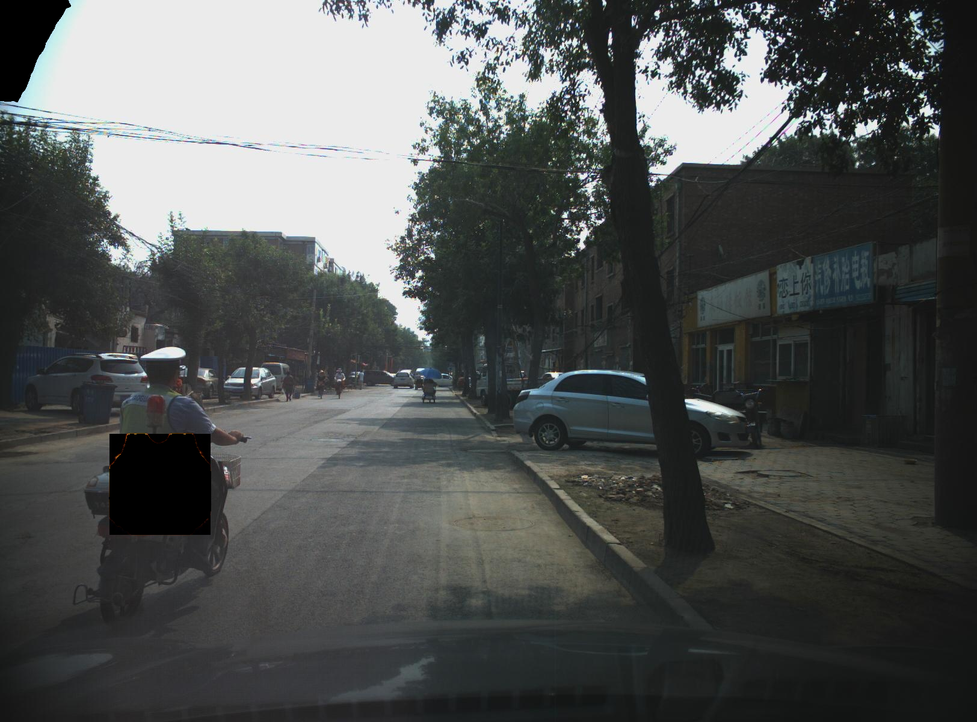
#> input picture pad_res1499563559079.png, 977 x 722 px, shrunk from 1624 x 1200 before the run
$ python -i spatial_heterogeneity.py   (imports and definitions only)
#> lines starting #> are read from the running program, lines starting #| are printed output that depends on the picture
#> in clean_up_image, im is the input picture: shape (722, 977, 3); mean B, G, R 82.4, 83.2, 80.4
import cv2
import numpy as np
import os
import matplotlib.pyplot as plt

def recompress_diff(imorig, checkDisplacements):
#> called with checkDisplacements = 0
    minQ = 51
    maxQ = 100
    stepQ = 1

    if checkDisplacements == 1:
        maxDisp = 7
    else:
        maxDisp = 0

    mins = []
    Output = []

    smoothing_b = 17
    Offset = (smoothing_b - 1) // 2

    # print(imorig.shape)
    height, width, _ = imorig.shape
#> height = 722; width = 977
    print("height , width", height, width)
#| height , width 722 977

    dispImages = []

    for ii in range(minQ, maxQ + 1, stepQ):
        cv2.imwrite('tmpResave.jpg', imorig, [int(cv2.IMWRITE_JPEG_QUALITY), ii])
        tmpResave = cv2.imread('tmpResave.jpg').astype(float)
        Deltas = []
        overallDelta = []

        for dispx in range(maxDisp + 1):
            for dispy in range(maxDisp + 1):
                DisplacementIndex = dispx * 8 + dispy + 1
                tmpResave_disp = tmpResave[dispx:, dispy:, :]
                imorig_disp = imorig[:height-dispx, :width-dispy, :].astype(float)
                # print('imorig_disp.shape', imorig_disp.shape)
                # print('tmpResave_disp.shape', tmpResave_disp.shape)
                Comparison = np.square(imorig_disp - tmpResave_disp)

                h = np.ones((smoothing_b, smoothing_b)) / smoothing_b**2
                Comparison = cv2.filter2D(Comparison, -1, h)

                Comparison = Comparison[Offset:-Offset, Offset:-Offset, :]
                Deltas.append(np.mean(Comparison, axis=2))
                overallDelta.append(np.mean(Deltas[DisplacementIndex - 1]))
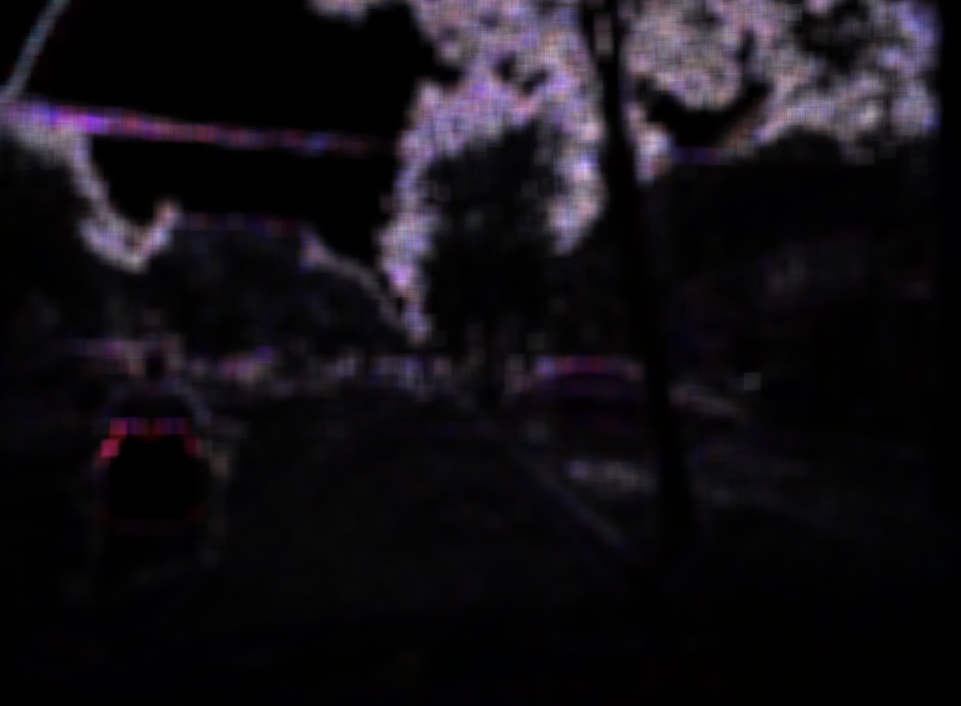
#> Comparison: shape (706, 961, 3) float64; mean B, G, R 34.2, 26.1, 31; drawn with min black and max white
#> after the loop, Deltas = 1 item; overallDelta = [30.42]

        minOverallDelta, minInd = min(overallDelta), np.argmin(overallDelta)
#> minOverallDelta = 30.42; minInd = 0
        mins.append(minInd)
        Output.append(minOverallDelta)
        delta = Deltas[minInd]
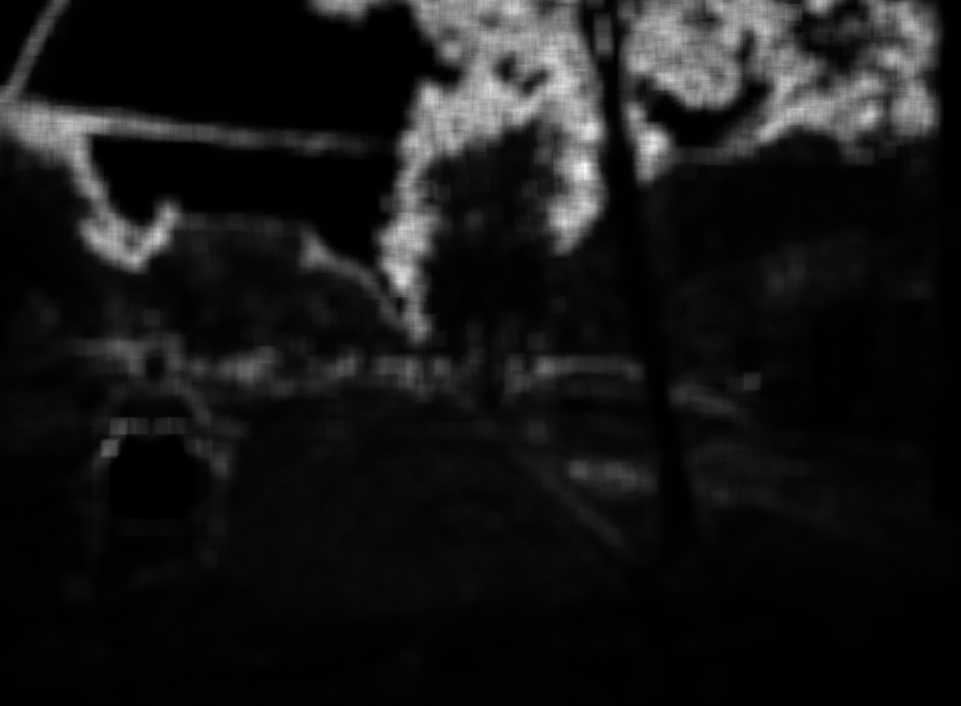
#> delta: shape (706, 961) float64; min -3.05e-14, max 335.1, mean 30.4; drawn with min black and max white
        delta = (delta - np.min(delta)) / (np.max(delta) - np.min(delta) + 5e-12)

        dispImages.append(cv2.resize(delta.astype(np.float32), (delta.shape[1] // 4, delta.shape[0] // 4), interpolation=cv2.INTER_LINEAR))

    OutputY = Output
#> OutputY = 50 values, max 30.42 at index 0, min 1.43 at index 49, mean 16.07
    OutputX = list(range(minQ, maxQ + 1, stepQ))
    xmax, imax, xmin, imin = cv2.minMaxLoc(np.array(OutputY))
#> xmax = 1.43; imax = 30.42; xmin = (0, 49); imin = (0, 0)
    imin = sorted(imin)
#> imin = [0, 0]
    Qualities = [i * stepQ + minQ - 1 for i in imin]
#> Qualities = [50, 50]

    return OutputX, OutputY, dispImages, imin, Qualities, mins

def clean_up_image(filename):
    im = cv2.imread(filename)

    if len(im.shape) > 3:
        im = im[:, :, :, 0, 0, 0, 0]

    dots = filename.rfind('.')
    extension = filename[dots:]

    if extension.lower() == '.gif' and im.shape[2] < 3:
        im_gif, gif_map = cv2.imread(filename, cv2.IMREAD_UNCHANGED)
        im_gif = im_gif[:, :, 0]
        im = np.uint8(cv2.cvtColor(im_gif, cv2.COLOR_GRAY2RGB) * 255)

    if im.shape[2] < 3:
        im[:, :, 1] = im[:, :, 0]
        im[:, :, 2] = im[:, :, 0]

    if im.shape[2] > 3:
        im = im[:, :, 0:3]

    if im.dtype == np.uint16:
        im = np.uint8(np.floor(im / 256))

    im_out = im

    return im_out

def img_heatmap_cd(impath):
    im = clean_up_image(impath)
    checkDisplacements = 0
    # smoothFactor = 1
    OutputX, OutputY, dispImages, imin, Qualities, Mins = recompress_diff(im, checkDisplacements)
#> OutputX = 50 values from 51 to 100; dispImages = 50 items; imin = [0, 0]; Qualities = [50, 50]; Mins = 50 values from 0 to 0
    OutputMap = dispImages
#> OutputMap = 50 items

    return OutputMap, OutputX

>>> result = img_heatmap_cd('../pad_res1499563559079.png')
